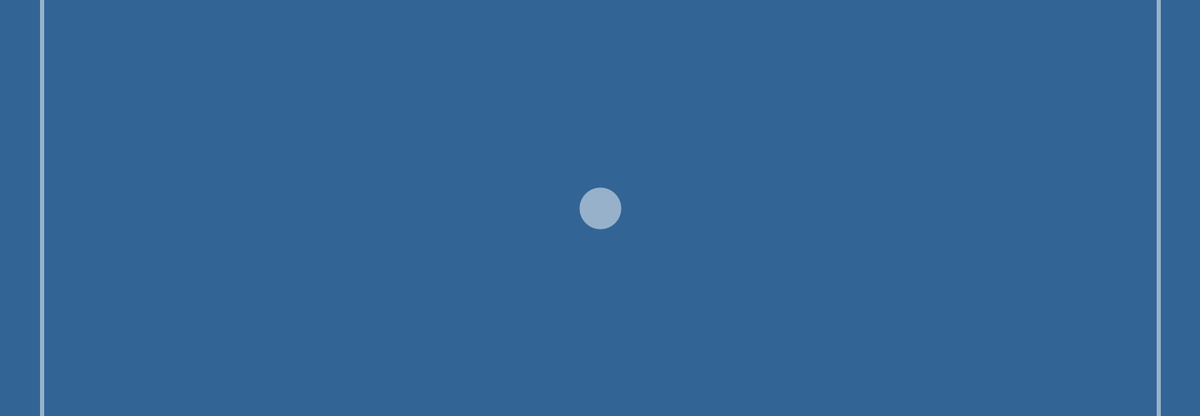
Frame 1 (no input)
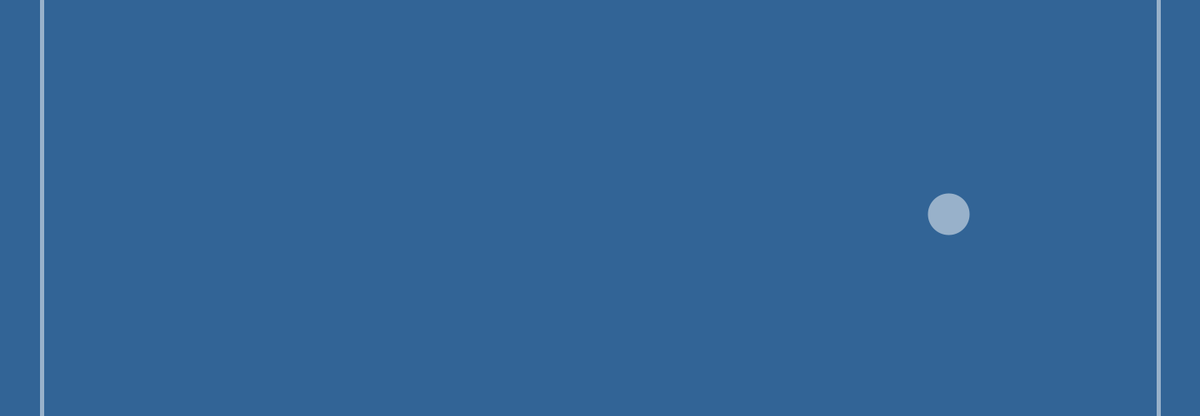
Frame 60 (the mouse pressed at the canvas centre just before this capture)
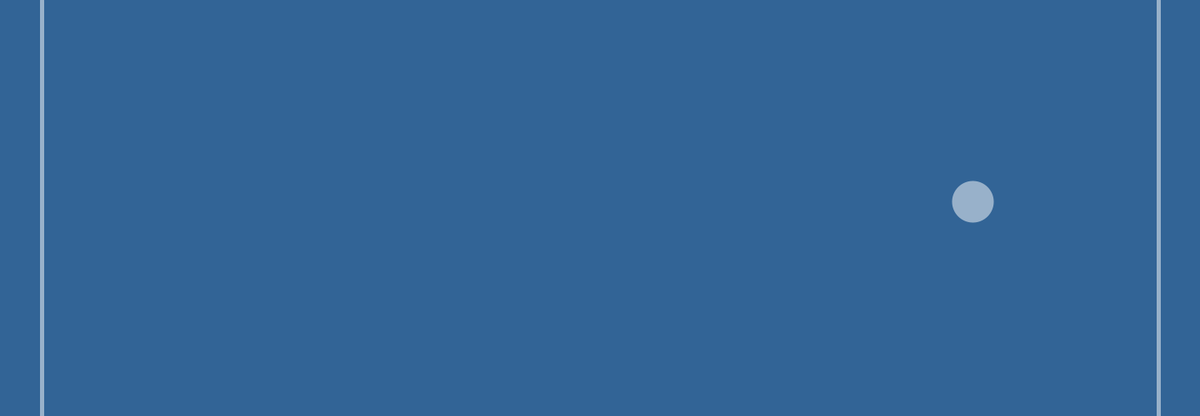
Frame 120 (the mouse held since frame 60 and released just before this capture)

The Processing sketch that drew these frames (run headless with seeded random() and noise(); from frame 60 on, the mouse is pressed at the canvas centre):

// Processing sketch: e07_odbijanie_kulki_od_dwoch_scian
// ── e07_odbijanie_kulki_od_dwoch_scian.pde
float pozycjaX;
float pozycjaY;
float predkoscX;
float predkoscY;

void setup() {
  size(1440, 500);
  pozycjaX = width / 2;
  pozycjaY = height / 2;
  predkoscX = 7.1;
  predkoscY = 7.6;
}

void draw() {
  background(50, 100, 150);
  strokeWeight(5);
  stroke(255, 255, 255, 255/2);
  line(50, 0, 50, height);
  line(width - 50, 0, width - 50, height);
  strokeWeight(50);
  
  point(pozycjaX, pozycjaY);
  
  pozycjaX = pozycjaX + predkoscX;
  pozycjaY = pozycjaY + predkoscY;
  
  if(pozycjaX > width - 75) predkoscX = -predkoscX;
  if(pozycjaX < 75) predkoscX = -predkoscX;
  
  if(pozycjaY > height - 25) predkoscY = -predkoscY;
  if(pozycjaY < 25) predkoscY = -predkoscY;

}
